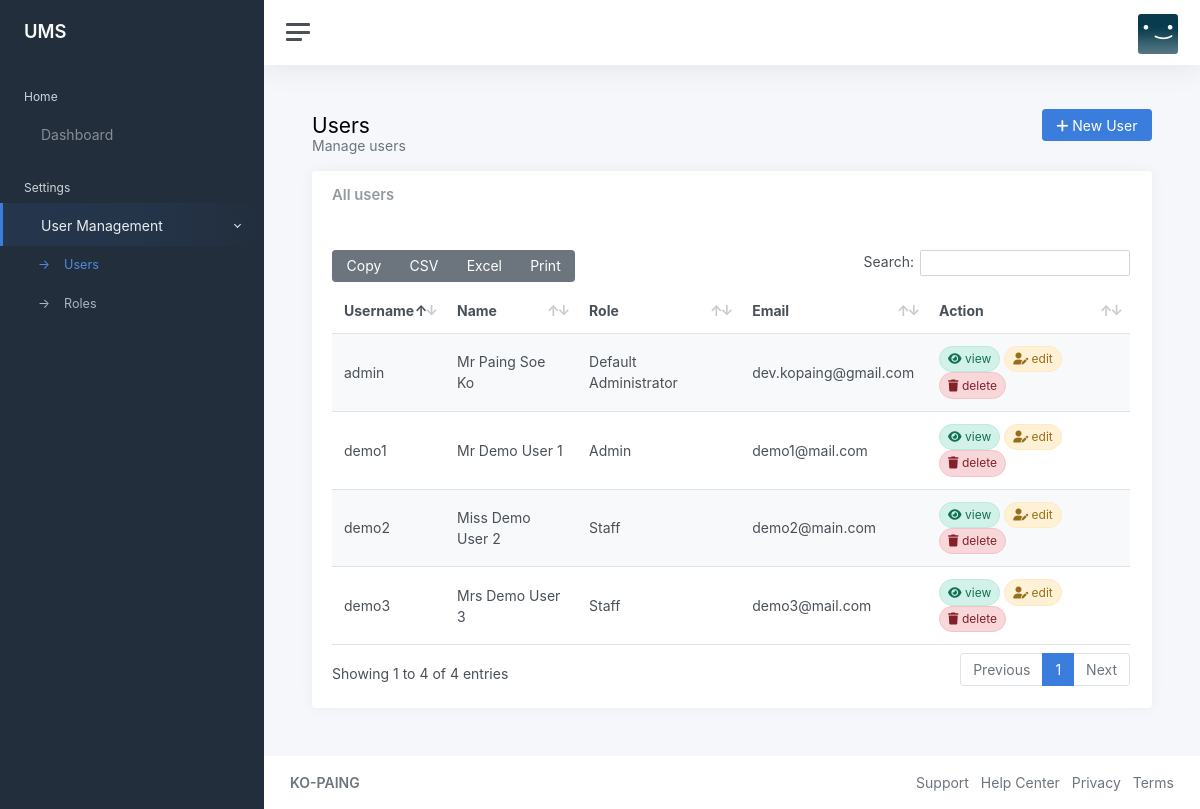
The page /users/users.php (signed in) on the database its author committed.
### tables this page shows
CREATE TABLE `users` (
  `id` int(11) NOT NULL,
  `name` varchar(255) NOT NULL,
  `username` varchar(255) NOT NULL,
  `role_id` int(11) NOT NULL,
  `phone` varchar(255) NOT NULL,
  `email` varchar(255) NOT NULL,
  `password` varchar(255) NOT NULL,
  `gender` tinyint(1) NOT NULL,
  `is_active` tinyint(1) NOT NULL
);

CREATE TABLE `roles` (
  `id` int(11) NOT NULL,
  `name` varchar(255) NOT NULL
);

### core/functions.php (called while the page is built, shortened)
<?php
function conn(){
    $host_name = "localhost";
    $username = "root";
    $password = "";
    $db_name = "user_management";
    return mysqli_connect($host_name, $username, $password, $db_name);
};
function url(){
    return "http://{$_SERVER['HTTP_HOST']}/user_management/";
};
function runQuery($sql){
    return mysqli_query(conn(), $sql);
};
function fetch_all_user(){
    $sql = "SELECT * FROM `users`";
    return runQuery($sql);
}
function fetch_role($id){
    $sql = "SELECT * FROM `roles` WHERE `id` = $id";
    return runQuery($sql);
};
function fetch_role_permissions($id){
    $sql = "SELECT * FROM `role_permissions` WHERE `role_id` = $id";
    return runQuery($sql);
}

### users/users.php (the view, shortened to what this page needs)
<?php
require_once "../core/functions.php";
include file_patch()."template/header.php";
include file_patch()."template/sidebar.php";
include file_patch()."template/navbar.php";
$result = fetch_role_permissions($_SESSION['session_role']);
if($result -> num_rows > 0){
    foreach($result as $row){
        $permissions_id[] = $row['permissions_id'];
    }
}
?>
            <main class="content">
				<div class="container-fluid p-0">
                <?php echo in_array(2, $permissions_id) ? '<a href="user-create.php" class="btn btn-primary float-end mt-n1"><i class="fas fa-plus"></i> New User</a>' : '' ?>
					<div class="mb-3">
						<h1 class="h3 d-inline align-middle">Users</h1>
						<h6 class="text-muted">Manage users</h6>
					</div>
					<div class="row">
						<div class="col-12">
							<div class="card">
								<div class="card-header">
									<h5 class="card-title">All users</h5>
								</div>
								<div class="card-body">
									<table id="datatables-buttons" class="table table-striped" style="width:100%">
										<thead>
											<tr>
												<th>Username</th>
												<th>Name</th>
												<th>Role</th>
												<th>Email</th>
												<th>Action</th>
											</tr>
										</thead>
										<tbody>
											<?php
												$rows_data = fetch_all_user();
												if($rows_data -> num_rows > 0){
													foreach($rows_data as $row){
											?>
											<tr>
												<td><?php echo $row['username'] ?></td>
												<td><?php echo $row['name'] ?></td>
												<td>
												<?php
												$data = fetch_role($row['role_id'])->fetch_assoc();
												echo $data['name'];
												?>
												</td>
												<td><?php echo $row['email'] ?></td>
												<td class="table-action">
                                                    <?php
                                                    if($data['name']=="Default Administrator" && $_SESSION['session_role']>1){
                                                        echo "You can't edit or delete";
                                                    }else{
                                                        ?>
                                                    <?php
                                                    if (in_array(1, $permissions_id)){
                                                    ?>
                                                        <button onclick="window.location.href='user-view.php?id=<?php echo $row['id'] ?>';" class="btn btn-pill alert-success btn-sm"><i class="fas fa-light fa-eye"></i> view</button>
                                                    <?php } ?>
                                                    <?php
                                                    if (in_array(3, $permissions_id)){
                                                        ?>
                                                        <button onclick="window.location.href='user-edit.php?id=<?php echo $row['id'] ?>';" class="btn btn-pill alert-warning btn-sm"><i class="fas fa-light fa-user-pen"></i> edit</button>
                                                    <?php } ?>
                                                    <?php
                                                    if (in_array(4, $permissions_id)){
                                                        ?>
                                                        <button onclick="window.location='?deleteUser=<?php echo $row['id'] ?>';" class="btn btn-pill alert-danger btn-sm"><i class="fas fa-light fa-trash"></i> delete</button>
                                                    <?php } ?>
                                                        <?php } ?>
											    </td>
											</tr>
											<?php
                                                    }
												}
											?>
										</tbody>
									</table>
								</div>
							</div>
						</div>
					</div>
				</div>
			</main>
<?php include file_patch()."template/footer.php" ?>

### template/header.php (shortened to what this page needs)
<?php
require_once($_SERVER['DOCUMENT_ROOT'].'/user_management/core/functions.php');
?>
<!DOCTYPE html>
<html lang="en">
<head>
	<link rel="stylesheet" href="https://cdnjs.cloudflare.com/ajax/libs/font-awesome/6.2.1/css/all.min.css" />
	<link class="js-stylesheet" href="<?php echo url(); ?>css/style.css" rel="stylesheet">
</head>
<body>
<div class="wrapper">

### template/sidebar.php (shortened to what this page needs)
<?php
$result = fetch_role_permissions($_SESSION['session_role']);
if($result -> num_rows > 0){
    foreach($result as $row){
        $permissions_id[] = $row['permissions_id'];
    }
}
?>
<nav id="sidebar" class="sidebar js-sidebar">
	<div class="sidebar-content js-simplebar">
		<a class="sidebar-brand" href="<?php echo url(); ?>dashboard.php">
			<span class="sidebar-brand-text align-middle">
				UMS
			</span>
		</a>
		<ul class="sidebar-nav">
			<li class="sidebar-header">
				Home
			</li>
			<li class="sidebar-item <?php echo $_SERVER['PHP_SELF'] === '/user_management/dashboard.php' ? 'active' : '' ?>">
				<a class="sidebar-link" href="<?php echo url(); ?>dashboard.php">
					<i class="align-middle" data-feather="pie-chart"></i> <span class="align-middle">Dashboard</span>
				</a>
			</li>
			<li class="sidebar-header">
				Settings
			</li>
			<li class="sidebar-item <?php echo $_SERVER['PHP_SELF'] === '/user_management/users/users.php' ? 'active' : ''; echo $_SERVER['PHP_SELF'] === '/user_management/roles/roles.php' ? 'active' : ''; ?>">
				<a data-bs-target="#ui" data-bs-toggle="collapse" class="sidebar-link collapsed">
					<i class="align-middle" data-feather="user"></i> <span class="align-middle">User Management</span>
				</a>
				<ul id="ui" class="sidebar-dropdown list-unstyled collapse <?php echo $_SERVER['PHP_SELF'] === '/user_management/users/users.php' ? 'show' : ''; echo $_SERVER['PHP_SELF'] === '/user_management/roles/roles.php' ? 'show' : ''; ?>" data-bs-parent="#sidebar">
                    <?php
                    if (in_array(1, $permissions_id)){
                        ?>
                        <li class="sidebar-item <?php echo $_SERVER['PHP_SELF'] === '/user_management/users/users.php' ? 'active' : ''; ?>"><a class="sidebar-link" href="<?php echo url() ?>users/users.php">Users</a></li>
                    <?php } ?>
                    <?php
                    if (in_array(5, $permissions_id)){
                        ?>
                        <li class="sidebar-item <?php echo $_SERVER['PHP_SELF'] === '/user_management/roles/roles.php' ? 'active' : ''; ?>"><a class="sidebar-link" href="<?php echo url() ?>roles/roles.php">Roles</a></li>
                    <?php } ?>
                </ul>
			</li>
		</ul>
	</div>
</nav>

### template/navbar.php (shortened to what this page needs)
<div class="main">
<nav class="navbar navbar-expand navbar-light navbar-bg">
	<a class="sidebar-toggle js-sidebar-toggle">
		<i class="hamburger align-self-center"></i>
	</a>
	<div class="navbar-collapse collapse">
		<ul class="navbar-nav navbar-align">
			<li class="nav-item">
				<a class="nav-icon js-fullscreen d-none d-lg-block" href="#">
				</a>
			</li>
			<li class="nav-item dropdown">
				<a class="nav-icon pe-md-0 dropdown-toggle" href="#" data-bs-toggle="dropdown">
				<img src="<?php echo url() ?>img/default_profile.jpg" class="avatar img-fluid rounded" alt="default profile">
				</a>
			</li>
		</ul>
	</div>
</nav>

### template/footer.php (shortened to what this page needs)
<footer class="footer">
				<div class="container-fluid">
					<div class="row text-muted">
						<div class="col-6 text-start">
							<p class="mb-0">
								<a href="index.html" class="text-muted"><strong>KO-PAING</strong></a>
							</p>
						</div>
						<div class="col-6 text-end">
							<ul class="list-inline">
								<li class="list-inline-item">
									<a class="text-muted" href="#">Support</a>
								</li>
								<li class="list-inline-item">
									<a class="text-muted" href="#">Help Center</a>
								</li>
								<li class="list-inline-item">
									<a class="text-muted" href="#">Privacy</a>
								</li>
								<li class="list-inline-item">
									<a class="text-muted" href="#">Terms</a>
								</li>
							</ul>
						</div>
					</div>
				</div>
			</footer>
		</div>
	</div>
</body>
</html>

### rows shown on the page
users: username "admin", name "Mr Paing Soe Ko", role.name "Default Administrator", email "dev.kopaing@gmail.com"
users: username "demo1", name "Mr Demo User 1", role.name "Admin", email "demo1@mail.com"
users: username "demo2", name "Miss Demo User 2", role.name "Staff", email "demo2@main.com"
users: username "demo3", name "Mrs Demo User 3", role.name "Staff", email "demo3@mail.com"
